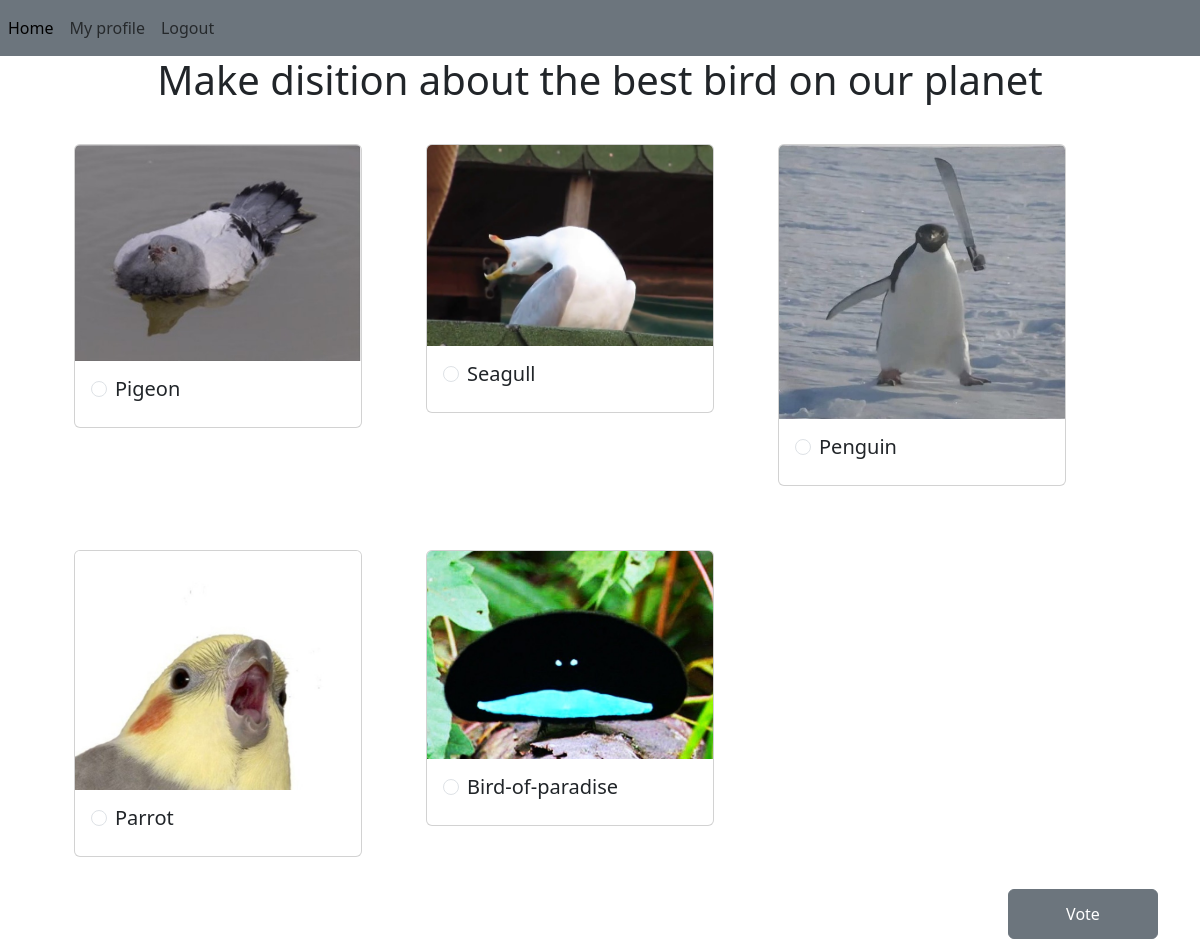
The page / (signed in) on the database its author committed.
### app/models.py (models this page shows)
class Bird(db.Model):
    __tablename__ = "birds"
    id = db.Column(db.Integer, primary_key=True)
    species = db.Column(db.String(64), unique=True, nullable=False)
    info = db.Column(db.Text, nullable=False)
    image_path = db.Column(db.String(256), nullable=False)
    votes = db.relationship("Vote", backref="bird")

### app/main/views.py (the view)
@main.route("/", methods=["GET", "POST"])
def index():
    birds = None
    voted_bird = None
    if session["username"]:
        user_id = User.query.filter_by(username=session["username"]).first().id
        bird = Vote.query.filter_by(user_id=user_id).first()
        if bird:
            bird_id = bird.bird_id
            voted_bird = Bird.query.filter_by(id=bird_id).first()
    birds = Bird.query.all()
    return render_template("index.html", birds=birds, voted_bird=voted_bird)

### app/templates/index.html (shortened to what this page needs)
{% extends "base.html" %}
{% block content %}
    {% if session["username"] %}
        <div class="container-sm" style="text-align: center;">
            <h1>Make disition about the best bird on our planet</h1>
        </div>
    {% else %}
        <div class="container-sm" style="text-align: center;">
            <h1>Hello, birds fan</h1>
            <h2>Login to vote for the best bird on our planet</h2>
        </div>
    {% endif %}
    {% if session["username"] %}
        {% if not voted_bird %}
            <form action="/vote" method="post">
                <div class="container-sm" style="overflow: auto; width: 100%;">
                    {% for bird in birds %}
                        <div class="card" style="width: 18rem; float: left; margin: 2em;">
                            <img src="/static/birds_images/{{ bird.image_path }}" class="card-img-top">
                            <div class="card-body">
                                <div class="form-check">
                                    <input class="form-check-input" type="radio" name="vote" id="flexRadioDefault1" value="{{ bird.id }}">
                                    <label class="form-check-label" for="flexRadioDefault1">
                                        <h5 class="card-title">{{ bird.species }}</h5>
                                    </label>
                                </div>
                            </div>
                        </div>
                    {% endfor %}
                </div>
                <div class="container-sm"><button type="submit" class="btn btn-secondary" style="float: right; width: 150px; height: 50px;">Vote</button></div>
            </form>
        {% else %}
            <h1>You already voted</h1>
            <h2>You voted for {{ voted_bird.species }}</h2>
        {% endif %}
    {% endif %}
{% endblock %}

### app/templates/base.html (shortened to what this page needs)
{% from 'bootstrap5/nav.html' import render_nav_item %}
<!doctype html>
<html lang="en">
    <head>
        {% block head %}
        {% block styles %}
            {{ bootstrap.load_css() }}
        {% endblock %}
        {% endblock %}
    </head>
    <body>
        {% block navbar %}
        {% from 'bootstrap5/nav.html' import render_nav_item %}
        <nav class="navbar navbar-expand-lg navbar-light bg-secondary">
            <div class="navbar-nav mr-auto">
                {% if session["username"] %}
                    {{ render_nav_item('main.index', 'Home') }}
                    {{ render_nav_item('main.profile', 'My profile', username=session["username"]) }}
                    {{ render_nav_item('auth.logout', 'Logout') }}
                {% else %}
                    {{ render_nav_item('main.index', 'Home') }}
                    {{ render_nav_item('auth.login', 'Login') }}
                    {{ render_nav_item('auth.register', 'Registration') }}
                {% endif %}
            </div>
        </nav>
        {% endblock %}
        {% block content %}{% endblock %}
    </body>
</html>

### rows shown on the page
Bird: image_path (picture), species "Pigeon"
Bird: image_path (picture), species "Seagull"
Bird: image_path (picture), species "Penguin"
Bird: image_path (picture), species "Parrot"
Bird: image_path (picture), species "Bird-of-paradise"

### other values the page prints
{{ render_nav_item('main.index', 'Home') }} "Home"
{{ render_nav_item('auth.logout', 'Logout') }} "Logout"
